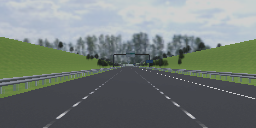
#> input picture simulation_task3-1/camera.png, 256 x 128 px
$ python test.py   (older library calls are emulated)
#> lines starting #> are read from the running program, lines starting #| are printed output that depends on the picture; after the words box and inside, x2 and y2 are one past the last pixel; in counts of white or black regions, pixels touching at a corner belong together
import cv2
import numpy as np

img = cv2.imread("camera.png")
#> img is the input picture: shape (128, 256, 3); mean B, G, R 119.9, 124.8, 115.7

cv2.namedWindow("Result", cv2.WINDOW_NORMAL)
cv2.resizeWindow("Result", 1000, 1000)

'''src = np.float32([
    [5, 99],
    [73, 80],
    [194, 80],
    [255, 99]
])'''

src = np.float32([
    [0, 127],
    [105, 75],
    [150, 75],
    [255, 127]
])

#diff = np.ptp(src, axis=0).astype(int)

dst = np.float32([
    [0, 127],
    [0, 0],
    [255, 0],
    [255, 127]
])

matrix = cv2.getPerspectiveTransform(src, dst)
bev = cv2.warpPerspective(img, matrix, (256, 127))
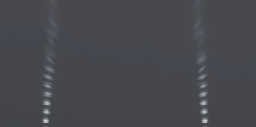
#> bev: shape (127, 256, 3); mean B, G, R 78.8, 72.8, 70.8

gray = cv2.cvtColor(bev, cv2.COLOR_BGR2GRAY)
denoised = cv2.GaussianBlur(gray, (3,3), 0)

clahe = cv2.createCLAHE(clipLimit=2.0, tileGridSize=(8,8))
enhanced = clahe.apply(denoised)
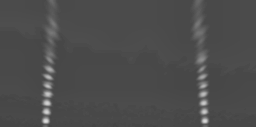
#> enhanced: shape (127, 256); min 67, max 220, mean 76.3


# [8 lines of commented-out code are left out]

def getlines():
    sx = np.abs(cv2.Sobel(enhanced, cv2.CV_64F, 1, 0, ksize=3))
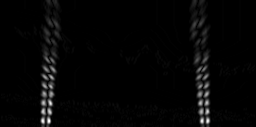
#> sx: shape (127, 256) float64; min 0, max 341, mean 7.2; drawn with min black and max white
    edges = np.uint8(255 * sx / (sx.max() + 1e-6))
    _, edges = cv2.threshold(edges, 15, 255, cv2.THRESH_BINARY)
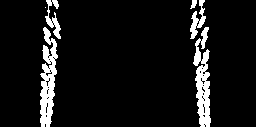
#> edges: shape (127, 256); 7.9% white; 6 white regions (1 under 20 px), largest, box (x1, y1, x2, y2) and area: (40, 27, 58, 127) 1037, (193, 27, 211, 127) 988, (190, 0, 206, 39) 256, (45, 0, 61, 39) 252, (190, 0, 197, 9) 39
    #cv2.imshow("Result", edges)

    lines = cv2.HoughLinesP(edges, rho=1, theta=np.pi / 180, threshold=100, minLineLength=40, maxLineGap=60)
#> lines = [[44, 126, 48, 0], [193, 0, 202, 126], [201, 0, 208, 126], [47, 126, 56, 0], [49, 126, 57, 1], [192, 0, 200, 126], [42, 126, 47, 0], [202, 0, 209, 126]]
    vertical_lines = []

    result = enhanced.copy()
    result = cv2.cvtColor(result, cv2.COLOR_GRAY2BGR)
    if lines is not None:
        for line in lines:
            x1, y1, x2, y2 = line[0]

            angle = np.degrees(np.arctan2(y2 - y1, x2 - x1))

            # Nur nahezu senkrechte Linien (+/- 5 Grad)
            if abs(abs(angle) - 90) <= 5:
                vertical_lines.append(line)
                overlay = np.zeros_like(result)

                cv2.line(overlay, (x1, y1), (x2, y2), (0, 0, 255), 3)
                alpha = 0.2
                result = cv2.addWeighted(overlay, alpha, result, 1, 0)
#> this loop made 8 passes
#> (x1, y1, x2, y2, angle) on passes 1 to 8: (44, 126, 48, 0, -88.18), (193, 0, 202, 126, 85.91), (201, 0, 208, 126, 86.82), (47, 126, 56, 0, -85.91), (49, 126, 57, 1, -86.34), (192, 0, 200, 126, 86.37), (42, 126, 47, 0, -87.73), (202, 0, 209, 126, 86.82)
#> pass 2, in getlines, `result = cv2.addWeighted(overlay, alpha, result, 1, 0)`:
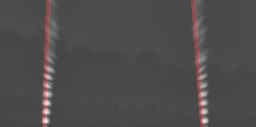
#> result: shape (127, 256, 3); mean B, G, R 76.3, 76.3, 78.3
#> after the loop:
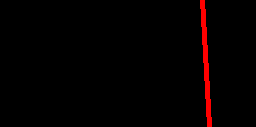
#> overlay: shape (127, 256, 3); mean of channels 0, 1, 2 0, 0, 5; drawn as B, G, R
#> after the loop:
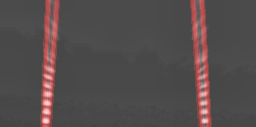
#> result: shape (127, 256, 3); mean B, G, R 76.3, 76.3, 84.2
#> after the loop, vertical_lines = [[[44, 126, 48, 0]], [[193, 0, 202, 126]], [[201, 0, 208, 126]], [[47, 126, 56, 0]], [[49, 126, 57, 1]], [[192, 0, 200, 126]], [[42, 126, 47, 0]], [[202, 0, 209, 126]]]

    return result

#result = img
result = getlines()

cv2.imshow("Result", result)

cv2.waitKey(0)

cv2.destroyAllWindows()
